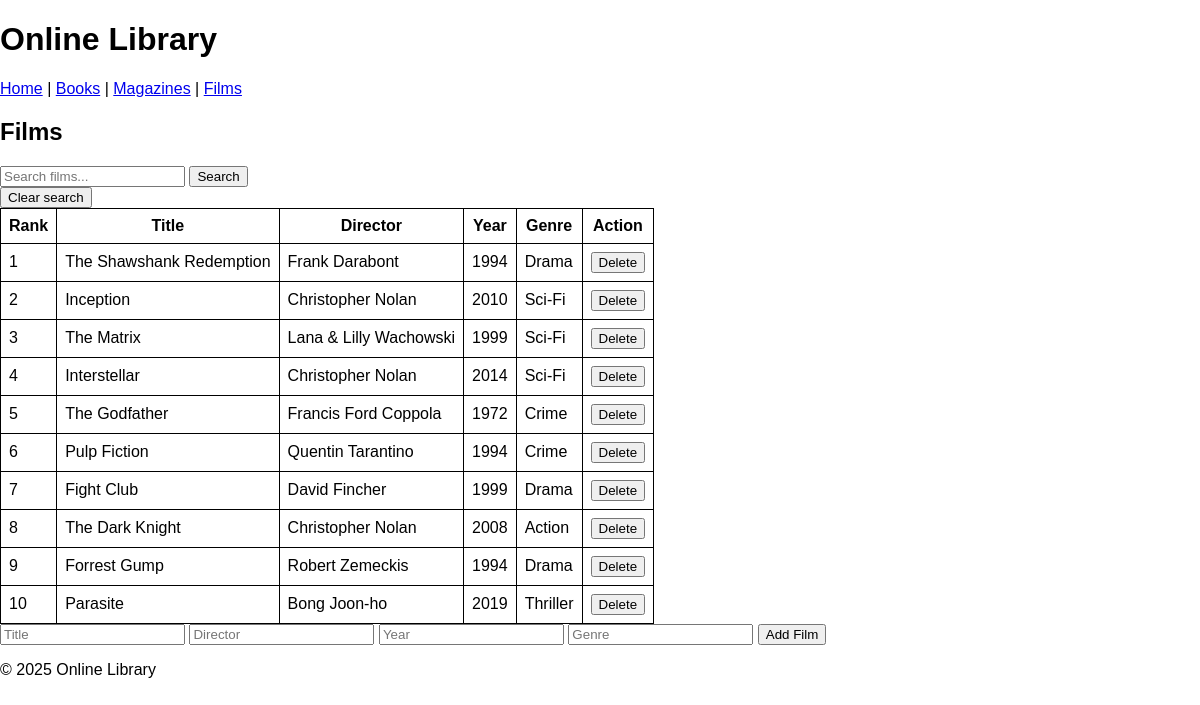
Page /films on the committed database.
### backend.py (models this page shows)
class Film(db.Model):
    id = db.Column(db.Integer, primary_key=True)
    title = db.Column(db.String(150), nullable=False)
    director = db.Column(db.String(100), nullable=False)
    year = db.Column(db.Integer, nullable=False)
    genre = db.Column(db.String(100))
    rank = db.Column(db.Integer, nullable=True)

### backend.py (the view, shortened to what this page needs)
@library.route('/films', methods=['GET', 'POST'])
def films():
    search_q = request.args.get('search', '').strip()
    query = Film.query
    if search_q:
        query = query.filter(
            (Film.title.ilike(f"%{search_q}%")) |
            (Film.director.ilike(f"%{search_q}%")) |
            (Film.year.like(search_q))
        )
    films = query.order_by(Film.rank).all()
    matched_ranks = [b.rank for b in films]
    if matched_ranks:
        message = f" Films with rank : {', '.join(map(str, matched_ranks))}"
    else:
        message = ("Nothing found")
    return render_template(
        'index.html',
        mode="films",
        items=films,
        message=message,
        search_mode=bool(search_q))

### templates/index.html (shortened to what this page needs)
{% extends "master.html" %}
{% block body %}
  <h2>{{ mode|capitalize }}</h2>
  <form method="GET" action="{{ request.path }}">
    <input type="text" name="search" placeholder="Search {{ mode }}..." value="{{ request.args.get('search', '') }}">
    <button type="submit">Search</button>
  </form>
 <a href="{{ request.path }}">
  <button type="button">Clear search</button>
</a>
  {% if mode == "books" %}
    <table>
      <tr><th>Rank</th><th>Title</th><th>Author</th><th>Year</th><th>Action</th></tr>
      {% for book in items %}
        <tr>
          <td>{{ book.rank }}</td>
          <td>{{ book.title }}</td>
          <td>{{ book.author }}</td>
          <td>{{ book.year }}</td>
          <td>
            <form action="/delete_book/{{ book.id }}" method="GET" style="display:inline;">
              <button type="submit">Delete</button>
            </form>
          </td>
        </tr>
      {% endfor %}
    </table>
    <form action="/books" method="POST">
      <input name="title" placeholder="Title" required>
      <input name="author" placeholder="Author" required>
      <input type="number" name="year" placeholder="Year" required>
      <button type="submit">Add Book</button>
    </form>
  {% elif mode == "films" %}
    <table>
      <tr><th>Rank</th><th>Title</th><th>Director</th><th>Year</th><th>Genre</th><th>Action</th></tr>
      {% for film in items %}
        <tr>
          <td>{{ film.rank }}</td>
          <td>{{ film.title }}</td>
          <td>{{ film.director }}</td>
          <td>{{ film.year }}</td>
          <td>{{ film.genre }}</td>
          <td>
            <form action="/delete_film/{{ film.id }}" method="GET" style="display:inline;">
              <button type="submit">Delete</button>
            </form>
          </td>
        </tr>
      {% endfor %}
    </table>
    <form action="/films" method="POST">
      <input name="title" placeholder="Title" required>
      <input name="director" placeholder="Director" required>
      <input type="number" name="year" placeholder="Year" required>
      <input name="genre" placeholder="Genre" required>
      <button type="submit">Add Film</button>
    </form>
  {% endif %}
{% endblock %}

### static/css/main.css (style rules this page uses)
body { font-family: sans-serif; margin: 0; background-color: #ffffff; }
table, th, td { border: 1px solid black; border-collapse: collapse; padding: 8px; }

### rows in the picture
Film: rank "1", title "The Shawshank Redemption", director "Frank Darabont", year "1994", genre "Drama"
Film: rank "2", title "Inception", director "Christopher Nolan", year "2010", genre "Sci-Fi"
Film: rank "3", title "The Matrix", director "Lana & Lilly Wachowski", year "1999", genre "Sci-Fi"
Film: rank "4", title "Interstellar", director "Christopher Nolan", year "2014", genre "Sci-Fi"
Film: rank "5", title "The Godfather", director "Francis Ford Coppola", year "1972", genre "Crime"
Film: rank "6", title "Pulp Fiction", director "Quentin Tarantino", year "1994", genre "Crime"
Film: rank "7", title "Fight Club", director "David Fincher", year "1999", genre "Drama"
Film: rank "8", title "The Dark Knight", director "Christopher Nolan", year "2008", genre "Action"
Film: rank "9", title "Forrest Gump", director "Robert Zemeckis", year "1994", genre "Drama"
Film: rank "10", title "Parasite", director "Bong Joon-ho", year "2019", genre "Thriller"

### other values in the picture
{{ mode|capitalize }} "Films"
